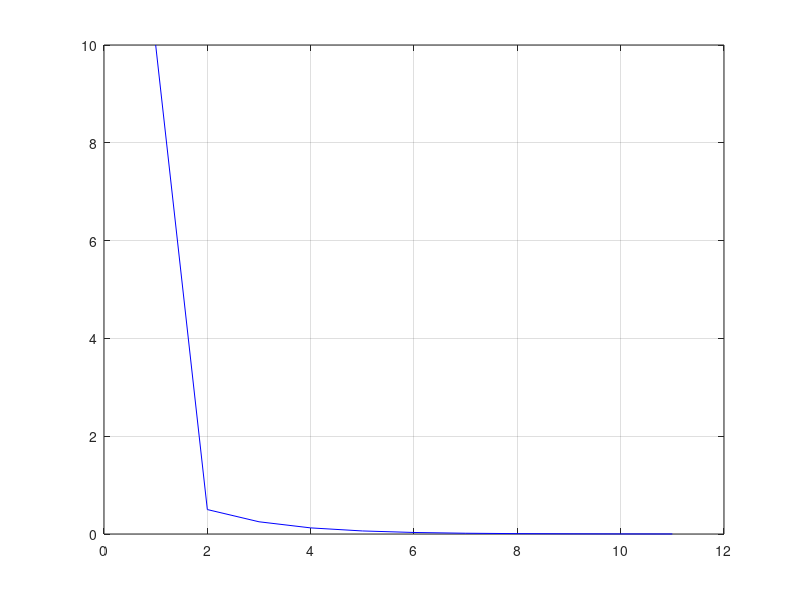

The MATLAB source for this figure:
xl=0;
xu=1;
i=1;
e(i)=10;

while(e(i)>0.001)
    xr=(xl+xu)/2;

g_xl=xl-2^-xl;
g_xr=xr-2^-xr;
g_xu=xu-2^-xu;

if(g_xl*g_xr<0)
    xu=xr;
    e(i+1)=abs(xr-xl);
end

if(g_xu*g_xr<0)
    xl=xr;
    e(i+1)=abs(xu-xr);
end

i=i+1;

if(g_xu*g_xr==0)
    xr=xr
end
end


tamanio=size(e);
iter=1:1:tamanio(2);



figure('DefaultAxesFontsize',10)
plot(iter,e,'color','blue')

grid on

   
        
    
  